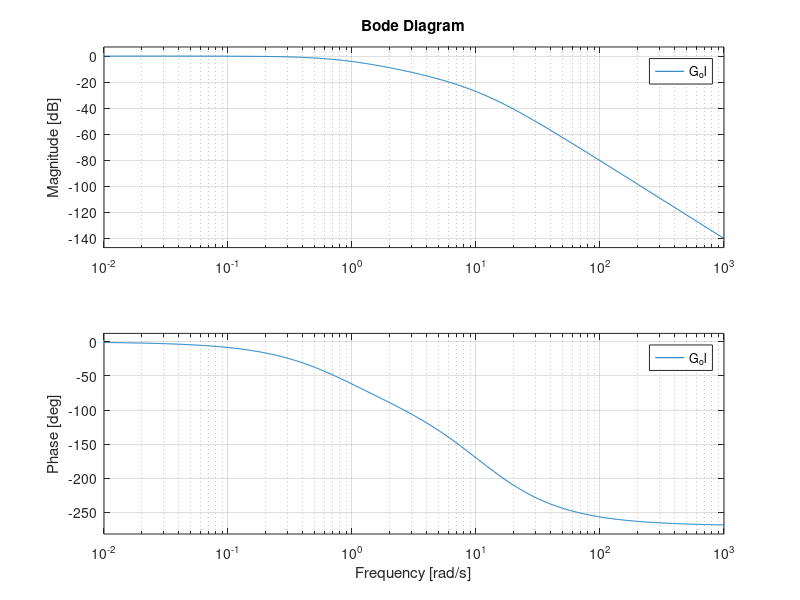
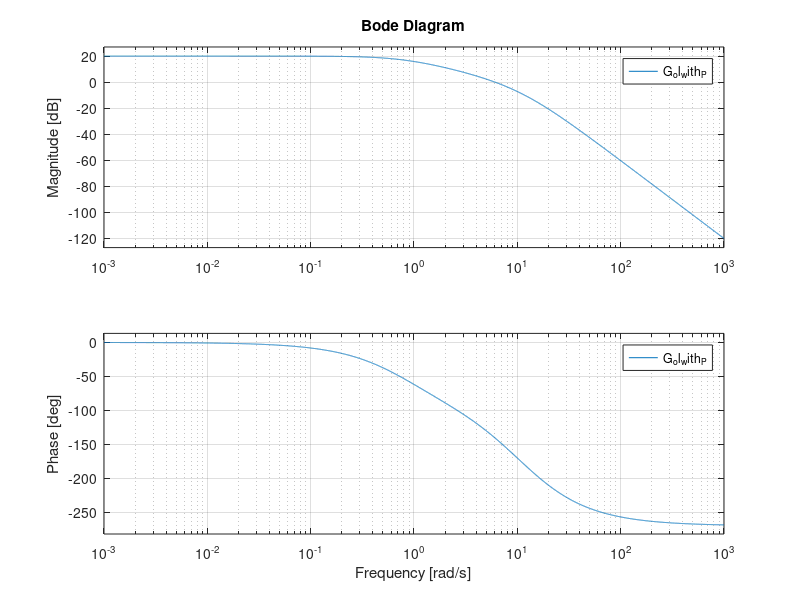
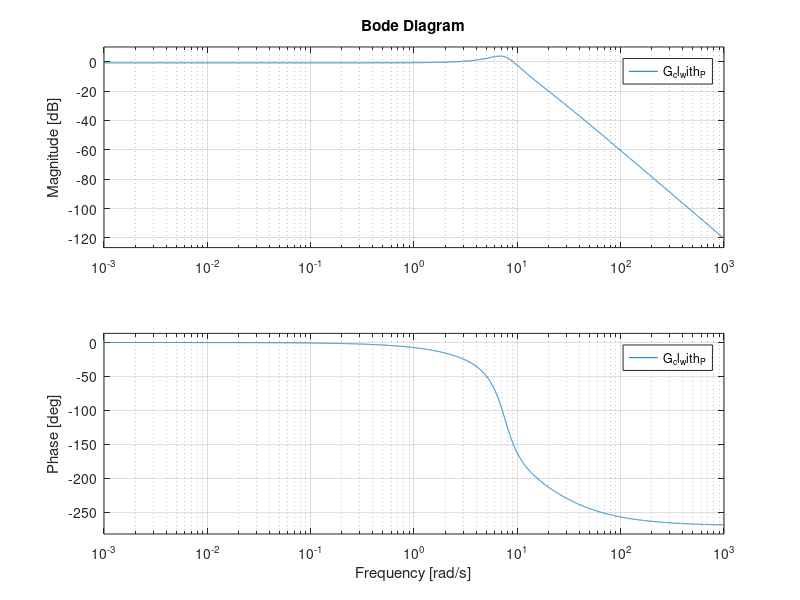
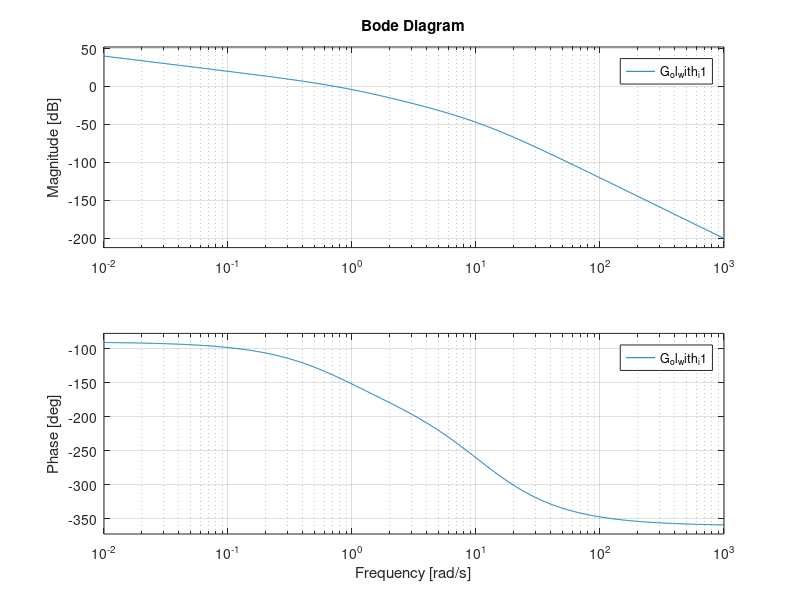

These figures' MATLAB source, in order:
%%
clc
clear all
close all
G1 = tf([0.8],[1 0.8]);
G2 = tf([10],[1 10]);
G3 = tf([12],[1 12]);

w = logspace(-3,3,10000);

G_ol = G1*G2*G3;

G_cl = feedback(G_ol,[1]);

figure(1)
bode(G_ol)
grid on
% margin(G1*G2*G3)

G_p_cont = 10;
G_ol_with_P = G_p_cont*G1*G2*G3;

figure(2)
bode(G_ol_with_P,w)
grid on

G_cl_with_P = feedback(G_ol_with_P,[1]);

figure(3)
bode(G_cl_with_P,w)
grid on

G_i1_cont = tf([1],[1 0]);
G_ol_with_i1 = G_i1_cont*G1*G2*G3;

figure(4)
bode(G_ol_with_i1)
grid on

G_cl_with_i1 = feedback(G_ol_with_i1,[1]);

figure(5)
bode(G_cl_with_i1)
grid on

G_i100_cont = tf([100],[1 0]);
G_ol_with_i100 = G_i100_cont*G1*G2*G3;
G_cl_with_i100 = feedback(G_ol_with_i100,[1]);

figure(6)
bode(G_cl_with_i100)
grid on

figure(7)
bode(G_ol)
hold on
grid on
% bode(G_ol_with_P)
hold on
bode(G_ol_with_i1)
hold on
bode(G_ol_with_i100)

figure(8)
bode(G_cl)
hold on
% bode(G_cl_with_P)
hold on
grid on
bode(G_cl_with_i1)
hold on
bode(G_cl_with_i100)